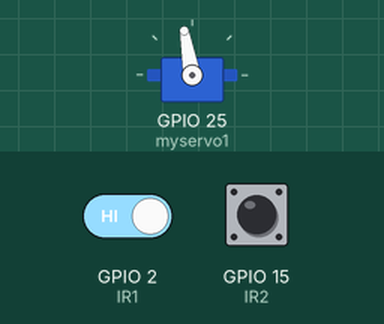
The sketch below on a simulated ESP32. On the bench: servo. Inputs (shaded band) come from the test bench; at power-on: GPIO 2 (IR1) HIGH, GPIO 15 (IR2) HIGH. What the sketch prints to the serial monitor is not drawn.

Above: at 1.2 s.
1.3 s: GPIO 2 (IR1) driven LOW
At 2.0 s:
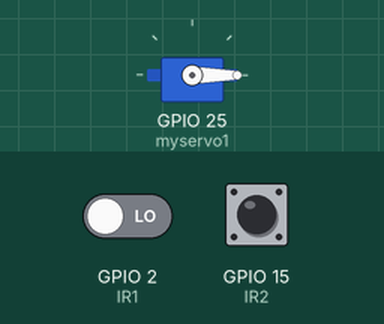
2.8 s: GPIO 15 (IR2) driven LOW
5.8 s: GPIO 15 (IR2) driven HIGH
7.3 s: GPIO 15 (IR2) pulsed LOW 5 times (0.12 s each, 0.3 s apart)
At 10.5 s:
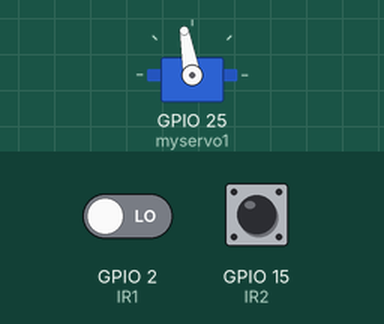
Timing chart, 0 to 11.8 s (numbered marks = the images above; inputs shaded):
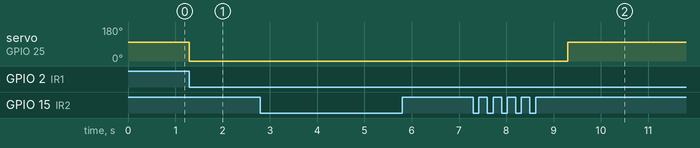

Measured:
- after the input at 1.3 s, servo on GPIO 25 (myservo1): 100° → 0° at once
- after the input at 7.3 s, servo on GPIO 25 (myservo1): 0° → 100° after 2.0 s

The sketch:

Car_Parking_using_Arduino.ino
```cpp
#include <ESP32Servo.h>
#include <analogWrite.h>
#include <ESP32Tone.h>
#include <ESP32PWM.h>

#include <WiFi.h>
Servo myservo1;

int IR1 = 2;
int IR2 = 15;

int Total = 5;
int Space;

int flag1 = 0;
int flag2 = 0;

void setup() {
  pinMode(IR1, INPUT);
  pinMode(IR2, INPUT);

  myservo1.attach(25);
  myservo1.write(100);

  Serial.begin(115200);
  Space = Total;
}

void loop() {

  if (digitalRead (IR1) == LOW && flag1 == 0) {
    if (Space > 0) {
      flag1 = 1;
      if (flag2 == 0) {
        myservo1.write(0);
        Space = Space - 1;
      }
    } else {
      Serial.println("No Space");
    }
  }

  if (digitalRead (IR2) == LOW && flag2 == 0) {
    flag2 = 1;
    if (flag1 == 0) {
      myservo1.write(0);
      Space = Space + 1;
    }
  }

  if (flag1 == 1 && flag2 == 1) {
    delay (1000);
    myservo1.write(100);
    flag1 = 0, flag2 = 0;
  }
  Serial.print("Total Space: ");
  Serial.println(Total);
  Serial.println(Space);
}
```
